Frame 1 (no input): blank canvas, image omitted
Frame 60 (the mouse pressed at the canvas centre just before this capture): blank canvas, image omitted
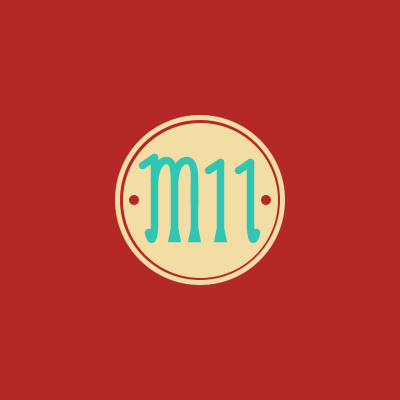
Frame 120 (the mouse held since frame 60 and released just before this capture)

The Processing sketch whose frames 1 and 60 were blank and that drew this single picture after the mouse press (run headless with seeded random() and noise(); from frame 60 on, the mouse is pressed at the canvas centre):

// Processing sketch: processing_50951
// ── processing_50951.pde

//Homework #5 :: 51-257 Sec A :: Michael Loffredo :: mlloffre
//copyright michael loffredo 2012

//Press and hold any key to make the background and my initials change color.
//Move the mouse around the screen to watch the icon grow bigger and smaller as it follows the mouse.

color c;
color b;

void setup()
{
 size (400, 400);
 smooth ();
 background (b); 
 frameRate (30);
 }

void draw()
{
  if (!keyPressed) 
 {
    c = color (48, 198, 179);
    b = color (180, 40, 40);
  } 
  else
   {
    c = color (random (50), random (255), random (255), random (50, 255));
    b = color (random (50), random (255), random (255), random (50, 255));
     } 
 background (b);
 if (frameCount > 50)
 {
 initials (mouseX, mouseY, (mouseX + mouseY)*.50);
 }
}

void initials (float x, float y, float d)
{

  noStroke ();
fill (242, 221, 164);
ellipse (x, y, d*.85, d*.85);

noStroke ();
fill (b);
ellipse (x, y, d*.80, d*.80);

fill (242, 221, 164);
strokeWeight (.025*d);
stroke (242, 221, 164);
ellipse (x, y, d*.75, d*.75);

fill (b);
noStroke ();
ellipse (x + .33*d, y, d*.05, d*.05);

fill (b);
noStroke ();
ellipse (x - .33*d, y, d*.05, d*.05);


//First Initial :: M
fill (242, 221, 164);
strokeWeight (.0375*d);
stroke (c);
beginShape ();
     vertex (x - .23*d, y + .12*d);
     vertex (x - .23*d, y - .215*d);
endShape ();


triangle (x - .13*d, y + .14*d, x - .14*d, y + .19*d, x - .12*d, y + .19*d);
triangle (x - .03*d, y + .14*d, x - .04*d, y + .19*d, x - .02*d, y + .19*d);

beginShape ();
strokeWeight (.0375*d);
curveVertex (x - .23*d, y - .35*d);
curveVertex (x - .23*d, y + .13*d);
curveVertex (x - .26*d, y + .16*d);
curveVertex (x - .29*d, y - .14*d);
endShape ();


beginShape ();
vertex (x - .13*d, y + .16*d);
vertex (x - .13*d, y - .16*d);
endShape ();




//m curves
beginShape ();
curveVertex (x - .23*d, y + .32666666667*d);
curveVertex (x - .23*d, y - .10*d);
curveVertex (x - .17*d, y - .20*d);
curveVertex (x - .13*d, y - .10*d);
curveVertex (x - .16*d, y + .32666666667*d);
endShape ();

line (x - .23*d, y - .215*d, x - .29*d, y - .175*d);


beginShape ();
curveVertex (x - .13*d, y + .32666666667*d);
curveVertex (x - .13*d, y - .10*d);
curveVertex (x - .07*d, y - .20*d);
curveVertex (x - .03*d, y - .10*d);
curveVertex (x - .08*d, y + .32666666667*d);
endShape ();

beginShape ();
vertex (x - .03*d, y + .16*d);
vertex (x - .03*d, y - .08*d);
endShape ();


rect (x - .03*d, y - .0775*d, .0025*d, .08*d);

//Second Initial :: L
strokeWeight (.0375*d);
stroke (c);
beginShape ();
vertex (x + .1*d, y + .13*d);
vertex (x + .1*d, y - .19*d);
endShape ();


triangle (x + .1*d, y + .14*d, x + .09*d, y + .19*d, x + .11*d, y + .19*d);

line (x + .1*d, y - .19*d, x + .04*d, y - .15*d);


//Third Initial :: L
strokeWeight (.0375*d);
stroke (c);
beginShape ();
vertex (x + .25*d, y + .13*d);
vertex (x + .25*d, y - .19*d);
endShape ();

line (x + .25*d, y - .19*d, x + .19*d, y - .15*d);

beginShape ();
strokeWeight (.0375*d);
curveVertex (x + .25*d, y - .35*d);
curveVertex (x + .25*d, y + .13*d);
curveVertex (x + .28*d, y + .16*d);
curveVertex (x + .31*d, y - .14*d);
endShape ();

} 


 
